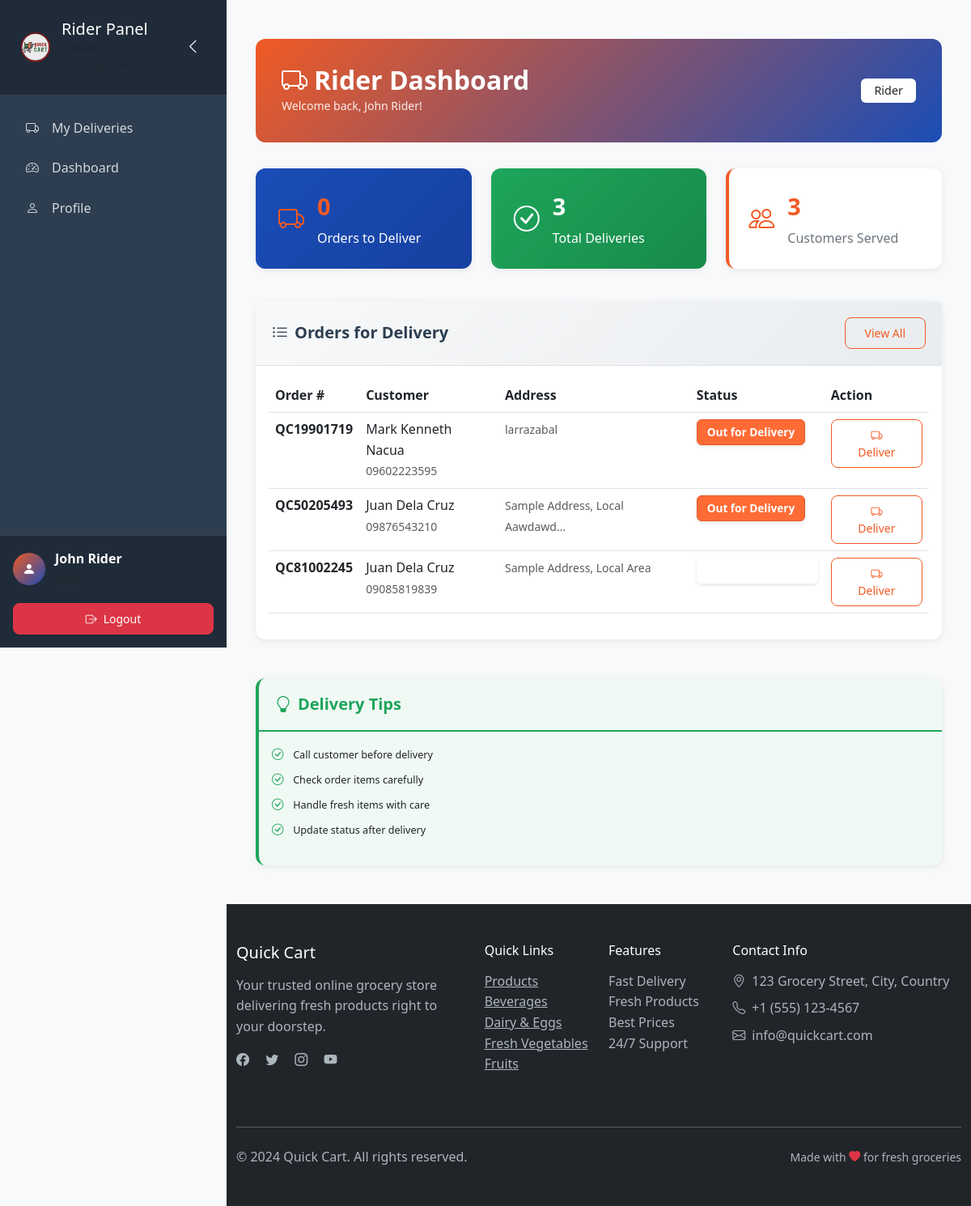
The app's page /dashboard/ (signed in), older data.
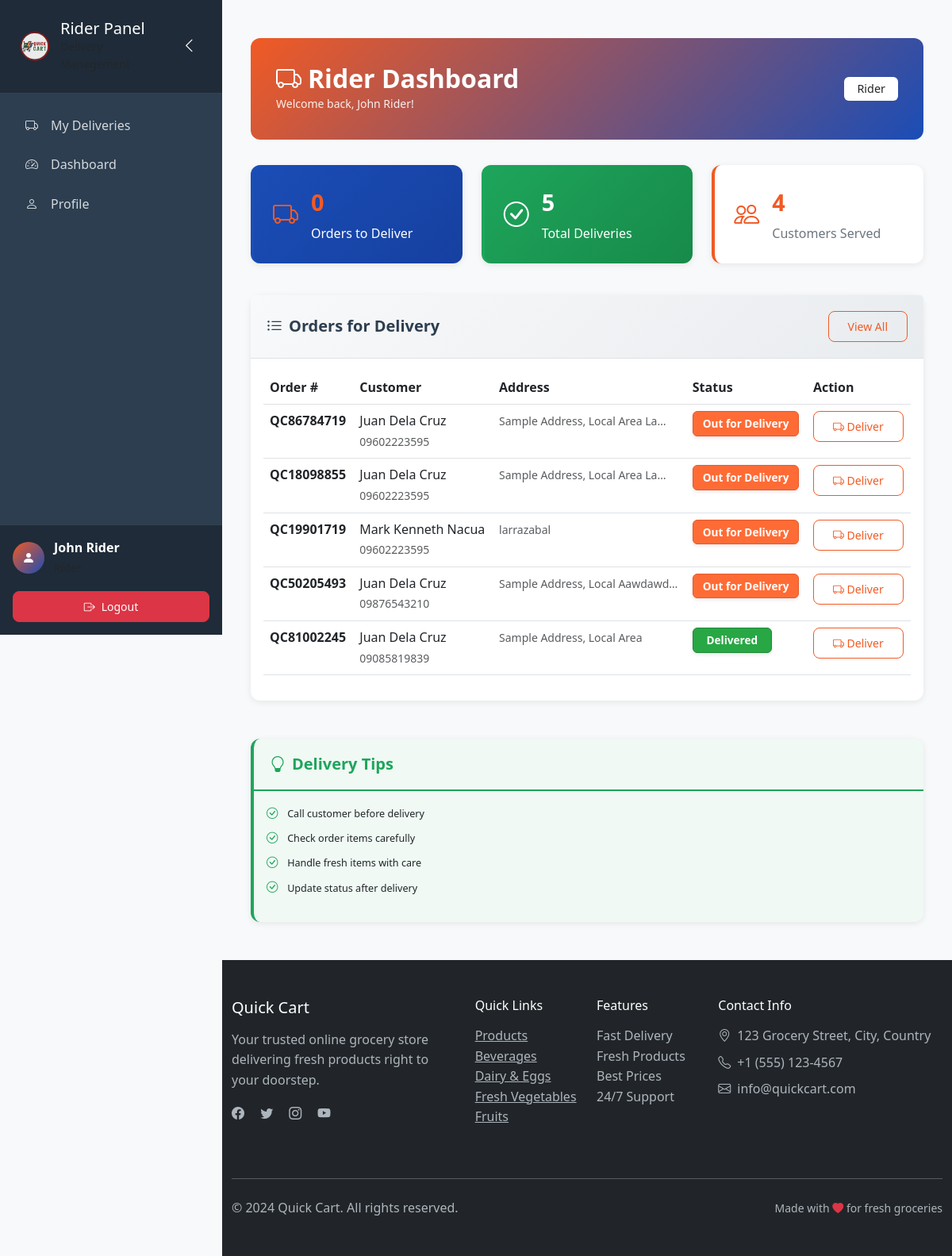
The same page, newer data.
### orders/models.py (models this page shows, shortened)
class Order(models.Model):
    STATUS_CHOICES = [
        ('pending', 'Pending'),
        ('confirmed', 'Confirmed'),
        ('preparing', 'Preparing'),
        ('out_for_delivery', 'Out for Delivery'),
        ('delivered', 'Delivered'),
        ('cancelled', 'Cancelled'),
    ]
    PAYMENT_CHOICES = [
        ('cod', 'Cash on Delivery'),
        ('online', 'Online Payment'),
    ]
    id = models.UUIDField(primary_key=True, default=uuid.uuid4, editable=False)
    user = models.ForeignKey(User, on_delete=models.CASCADE, related_name='orders')
    order_number = models.CharField(max_length=20, unique=True)
    status = models.CharField(max_length=20, choices=STATUS_CHOICES, default='pending')
    payment_method = models.CharField(max_length=20, choices=PAYMENT_CHOICES, default='cod')
    customer_name = models.CharField(max_length=100)
    customer_email = models.EmailField()
    customer_phone = models.CharField(max_length=15)
    delivery_address = models.TextField()
    subtotal = models.DecimalField(max_digits=10, decimal_places=2, validators=[MinValueValidator(0)])
    discount_amount = models.DecimalField(max_digits=10, decimal_places=2, default=0)
    delivery_fee = models.DecimalField(max_digits=10, decimal_places=2, default=0)
    total_amount = models.DecimalField(max_digits=10, decimal_places=2, validators=[MinValueValidator(0)])
    discount_type = models.CharField(max_length=50, blank=True)
    discount_code = models.CharField(max_length=50, blank=True)
    assigned_staff = models.ForeignKey(
        User,
        on_delete=models.SET_NULL,
        null=True,
        blank=True,
        related_name='assigned_orders',
        limit_choices_to={'role': 'staff'}
    )
    created_at = models.DateTimeField(auto_now_add=True)
    updated_at = models.DateTimeField(auto_now=True)
    delivered_at = models.DateTimeField(null=True, blank=True)
    notes = models.TextField(blank=True)
    class Meta:
        ordering = ['-created_at']

### store/models.py (models this page shows, shortened)
class Category(models.Model):
    name = models.CharField(max_length=100, unique=True)
    slug = models.SlugField(max_length=100, unique=True)
    description = models.TextField(blank=True)
    image = models.ImageField(upload_to='categories/', blank=True, null=True)
    is_active = models.BooleanField(default=True)
    created_at = models.DateTimeField(auto_now_add=True)
    class Meta:
        verbose_name_plural = 'Categories'
        ordering = ['name']

### dashboard/views.py (the view)
# urls.py: path('', views.dashboard_home, name='home'),
@login_required
def dashboard_home(request):
    if request.user.role == 'customer':
        return redirect('orders:order_list')
    if request.user.role not in ['admin', 'staff', 'rider']:
        messages.error(request, 'Access denied.')
        return redirect('store:product_list')
    end_date = timezone.now()
    start_date = end_date - timedelta(days=30)
    if request.user.role == 'admin':
        orders_queryset = Order.objects.all()
    elif request.user.role in ['staff', 'rider']:
        orders_queryset = Order.objects.filter(assigned_staff=request.user)
    else:
        orders_queryset = Order.objects.none()
    total_orders = orders_queryset.count()
    total_revenue = orders_queryset.filter(status='delivered').aggregate(
        total=Sum('total_amount')
    )['total'] or 0
    pending_orders = orders_queryset.filter(status='pending').count()
    total_customers = User.objects.filter(role='customer').count()
    recent_orders = orders_queryset.order_by('-created_at')[:10]
    top_products = OrderItem.objects.filter(
        order__created_at__gte=start_date,
        order__status='delivered'
    ).values('product__name').annotate(
        total_sold=Sum('quantity'),
        total_revenue=Sum('total_price')
    ).order_by('-total_sold')[:5]
    monthly_revenue = []
    for i in range(12):
        month_start = (end_date - timedelta(days=30*i)).replace(day=1)
        month_end = (month_start + timedelta(days=32)).replace(day=1) - timedelta(days=1)
        revenue = Order.objects.filter(
            status='delivered',
            created_at__gte=month_start,
            created_at__lte=month_end
        ).aggregate(total=Sum('total_amount'))['total'] or 0
        monthly_revenue.append({
            'month': month_start.strftime('%b %Y'),
            'revenue': float(revenue)
        })
    monthly_revenue.reverse()
    low_stock_products = Product.objects.filter(
        stock_quantity__lte=5,
        is_available=True
    ).order_by('stock_quantity')[:10]
    unread_notifications = []
    if request.user.role == 'rider':
        try:
            from notifications.models import Notification
            unread_notifications = Notification.objects.filter(
                user=request.user,
                is_read=False
            ).order_by('-created_at')
            if 'show_login_notifications' in request.session:
                del request.session['show_login_notifications']
        except ImportError:
            pass
    context = {
        'total_orders': total_orders,
        'total_revenue': total_revenue,
        'pending_orders': pending_orders,
        'total_customers': total_customers,
        'recent_orders': recent_orders,
        'top_products': top_products,
        'monthly_revenue': monthly_revenue,
        'low_stock_products': low_stock_products,
        'unread_notifications': unread_notifications,
    }
    if request.user.role == 'admin':
        return render(request, 'dashboard/admin_dashboard.html', context)
    elif request.user.role == 'staff':
        return render(request, 'dashboard/staff_dashboard.html', context)
    else:  # rider
        return render(request, 'dashboard/rider_dashboard.html', context)

### cart/context_processors.py (called while the page is built)
def cart_context(request):
    try:
        cart = get_or_create_cart(request)
        return {
            'cart': cart,
            'cart_total_items': cart.get_total_items(),
            'cart_total_price': cart.get_total_price(),
        }
    except:
        return {
            'cart': None,
            'cart_total_items': 0,
            'cart_total_price': 0,
        }

### cart/models.py (called while the page is built)
    def get_total_price(self):
        return sum(item.get_total_price() for item in self.items.all())

    def get_total_items(self):
        return sum(item.quantity for item in self.items.all())

### store/context_processors.py (called while the page is built)
def categories_context(request):
    return {
        'categories': Category.objects.filter(is_active=True).order_by('name')
    }

### templates/dashboard/rider_dashboard.html (shortened to what the changed rows need)
{% extends 'sidebar_base.html' %}
{% load static %}
{% block content %}
<div class="container-fluid my-4">
    <div class="dashboard-header d-flex justify-content-between align-items-center">
        <div>
            <h2><i class="bi bi-truck me-2"></i>Rider Dashboard</h2>
        </div>
    </div>
    <div class="row mb-4">
        <div class="col-lg-4 col-md-6 mb-3">
            <div class="dashboard-card green">
                <div class="d-flex align-items-center">
                    <div>
                        <div class="dashboard-stat" style="color: white;">{{ total_orders }}</div>
                        <div style="color: white;">Total Deliveries</div>
                    </div>
                </div>
            </div>
        </div>
        <div class="col-lg-4 col-md-6 mb-3">
            <div class="dashboard-card orange">
                <div class="d-flex align-items-center">
                    <div>
                        <div class="dashboard-stat" style="color: var(--qc-orange);">{{ total_customers }}</div>
                        <div>Customers Served</div>
                    </div>
                </div>
            </div>
        </div>
    </div>
    <div class="row">
        <div class="col-12 mb-4">
            <div class="card">
                <div class="card-body">
                    {% if recent_orders %}
                    <div class="table-responsive">
                        <table class="table table-hover">
                            <thead>
                                <tr>
                                    <th>Order #</th>
                                    <th>Customer</th>
                                    <th>Address</th>
                                    <th>Status</th>
                                    <th>Action</th>
                                </tr>
                            </thead>
                            <tbody>
                                {% for order in recent_orders %}
                                <tr>
                                    <td><strong>{{ order.order_number }}</strong></td>
                                    <td>
                                        {{ order.customer_name }}<br>
                                        <small class="text-muted">{{ order.customer_phone }}</small>
                                    </td>
                                    <td>
                                        <small class="text-muted">{{ order.delivery_address|truncatechars:30 }}</small>
                                    </td>
                                    <td>
                                        <span class="badge order-status status-{{ order.status }}">
                                            {{ order.get_status_display }}
                                        </span>
                                    </td>
                                    <td>
                                        <a href="{% url 'orders:staff_order_detail' order.id %}" class="btn btn-sm btn-outline-primary">
                                            <i class="bi bi-truck"></i> Deliver
                                        </a>
                                    </td>
                                </tr>
                                {% endfor %}
                            </tbody>
                        </table>
                    </div>
                    {% else %}
                    <p class="text-muted text-center py-3">No orders for delivery</p>
                    {% endif %}
                </div>
            </div>
        </div>
    </div>
</div>
{% endblock %}

### templates/sidebar_base.html (shortened to what the changed rows need)
{% load static %}
<!DOCTYPE html>
<html lang="en">
<head>
    <link href="https://cdn.jsdelivr.net/npm/bootstrap@5.3.0/dist/css/bootstrap.min.css" rel="stylesheet">
    <link href="https://cdn.jsdelivr.net/npm/bootstrap-icons@1.10.0/font/bootstrap-icons.css" rel="stylesheet">
    <link href="{% static 'css/style.css' %}" rel="stylesheet">
</head>
<body class="bg-light">
    <div class="main-content" id="mainContent">
        <div class="container-fluid p-4">
            {% block content %}
            {% endblock %}
        </div>
    </div>
    <footer class="footer bg-dark text-white py-5" style="margin-left: 280px;">
        <div class="container">
            <div class="row">
                <div class="col-lg-2 col-md-6 mb-4">
                    <ul class="list-unstyled">
                        {% for category in categories|slice:":4" %}
                        <li><a href="{% url 'store:category_products' category.slug %}" class="text-muted">{{ category.name }}</a></li>
                        {% endfor %}
                    </ul>
                </div>
            </div>
        </div>
    </footer>
    <script src="{% load static %}{% static 'js/main.js' %}"></script>
</body>
</html>

Row changes from the older to the newer data that the page shows:
added Order: order_number "QC86784719", customer_name "Juan Dela Cruz", customer_phone "09602223595", delivery_address "Sample Address, Local Area La…", status "Out for Delivery"
added Order: order_number "QC18098855", customer_name "Juan Dela Cruz", customer_phone "09602223595", delivery_address "Sample Address, Local Area La…", status "Out for Delivery"
changed Order "QC81002245": status (not shown) → "Delivered"
Text that changed along with them:
{{ total_orders }}: "3" → "5"
{{ total_customers }}: "3" → "4"
